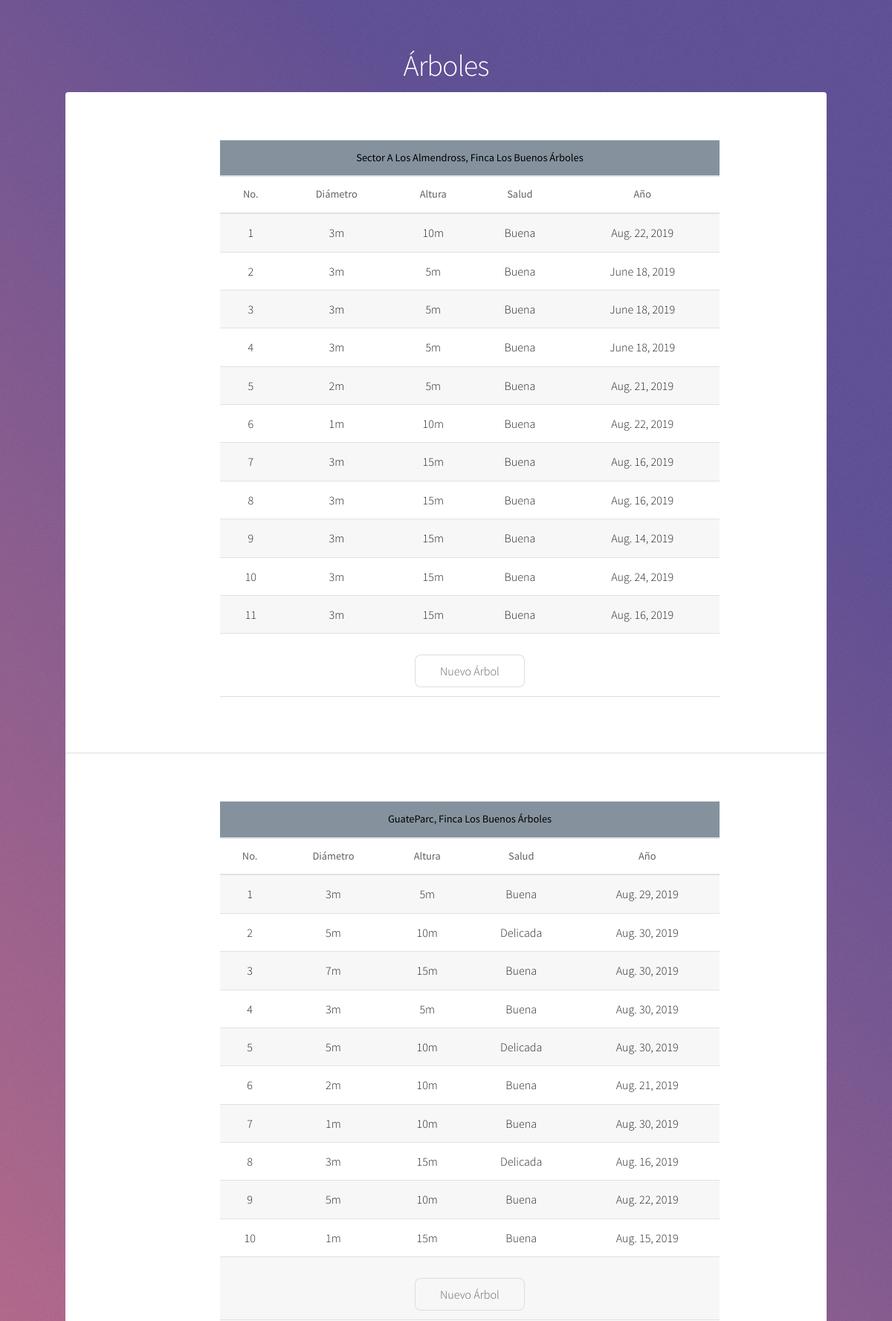
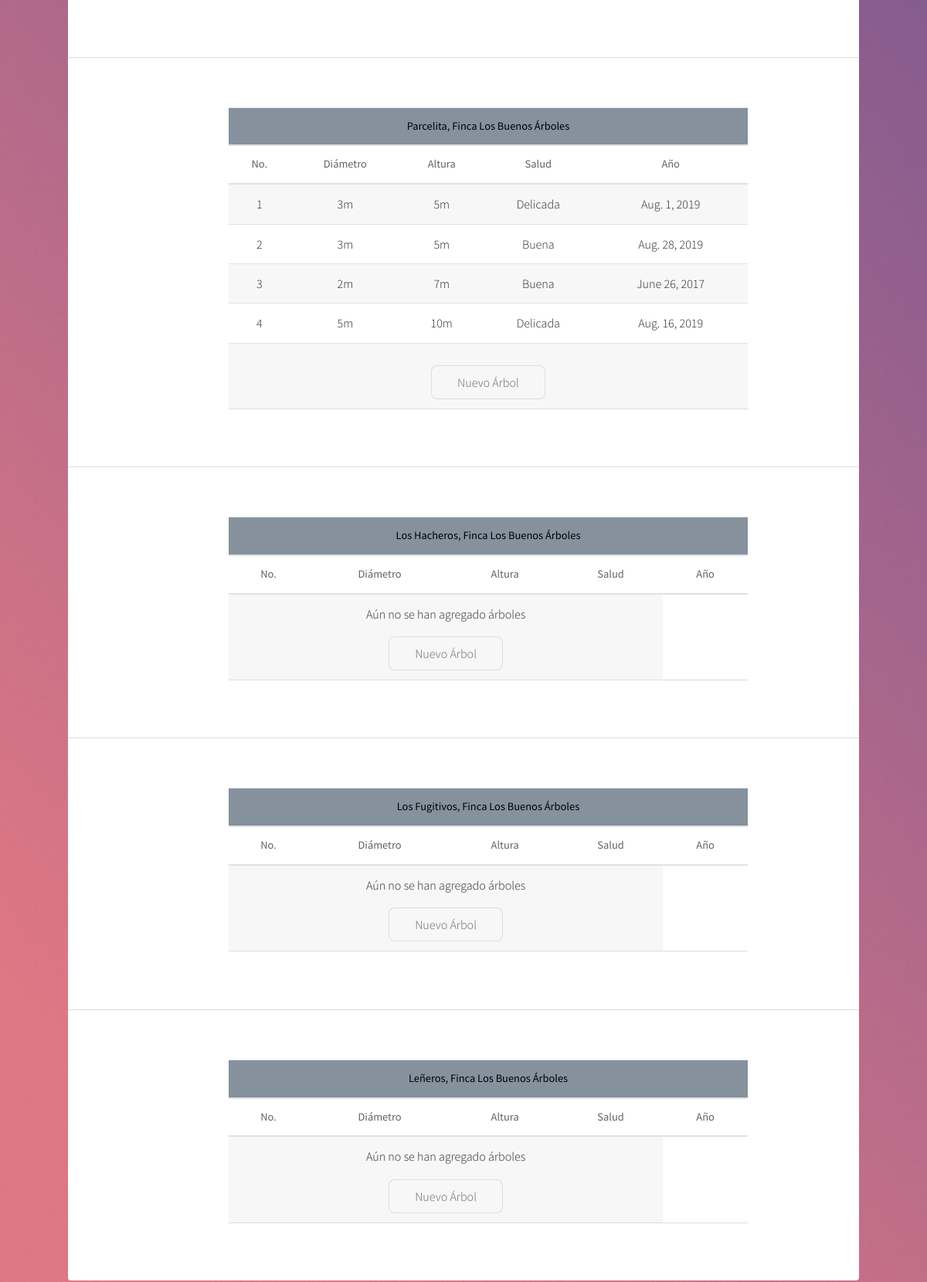
Screenshot of /estate/detail-tree-plot/1/ (upper part) with the database file from the repository (2 pictures, top to bottom).
### estate/models.py (models this page shows, shortened)
class Plot(models.Model):
    land = models.ForeignKey(Land, on_delete=models.CASCADE)
    name = models.CharField(max_length=100)
    latitude = models.CharField(max_length=100)
    length = models.CharField(max_length=100)

class Land(models.Model):
    name = models.CharField(max_length=100)
    country = models.CharField(max_length=100)
    region = models.CharField(max_length=100)

class Tree(models.Model):
    plot = models.ForeignKey(Plot, on_delete=models.CASCADE)
    diameter = models.CharField(max_length=100)
    height = models.CharField(max_length=100)
    health = models.CharField(max_length=100)
    year = models.DateField()

### estate/views.py (the view)
# urls.py: path('detail-tree-plot/<int:tree_pk>/', views.detail_tree_plot, name='detail-tree-plot'),
def detail_tree_plot(request, tree_pk):
    template = 'estate/detail_tree_plot.html'
    n_plots = Plot.objects.all()
    num_trees = Tree.objects.count()
    trees = []
    for plot_tree in n_plots:
        trees.append({
            'trees': Tree.objects.filter(plot=plot_tree.pk),
            'plot_name': plot_tree.name,
            'plot_land': plot_tree.land.name,
        })
    return render(request, template, {'trees': trees, 'num_tress': num_trees, 'tree_pk': tree_pk})

### estate/templates/estate/detail_tree_plot.html (shortened to what this page needs)
<!DOCTYPE HTML>
{% load static %}
<html>
	<head>
        <link rel="stylesheet" href="https://stackpath.bootstrapcdn.com/bootstrap/4.3.1/css/bootstrap.min.css">
		<link rel="stylesheet" href="{% static 'assets/css/main.css' %}" />
	</head>
	<body class="is-preload">
			<div id="wrapper">
					<header id="header">
						<h1>Árboles</h1>
					</header>
					<div id="main">
                        {% for tree in trees %}
							<section id="content" class="main">
                                <table class="table table-striped" style="width: 75%; align-items: center; margin-left: 9em;">
                                  <thead>
                                    <tr style="background-color: #85929E;">
                                      <th colspan="5" scope="col" style="text-align: center; color: black;">{{ tree.plot_name }}, {{ tree.plot_land }}</th>
                                    </tr>
                                    <tr>
                                        <th>No.</th>
                                        <th>Diámetro</th>
                                        <th>Altura</th>
                                        <th>Salud</th>
                                        <th>Año</th>
                                    </tr>
                                  </thead>
                                  <tbody>
                           {% if tree.trees %}
                                {% for tree_plot in tree.trees %}
                                    <tr>
                                      <td>{{ forloop.counter }}</td>
                                      <td>{{ tree_plot.diameter }}</td>
                                      <td>{{ tree_plot.height }}</td>
                                      <td>{{ tree_plot.health }}</td>
                                      <td>{{ tree_plot.year }}</td>
                                    </tr>
                                  {% endfor %}
                            <td colspan="5">
                                  <a href="{% url 'estate:new-tree-user' tree_pk %}" class="button" style="margin-top: 1em;">Nuevo Árbol</a>
                            </td>
                           {% else %}
                                <tr>
                                  <td colspan="4">Aún no se han agregado árboles
                                  <br><a href="{% url 'estate:new-tree-user' tree_pk %}" class="button" style="margin-top: 1em;">Nuevo Árbol</a>
                                  </td>
                                </tr>
                           {% endif %}
                                  </tbody>
                                </table>
                                <br>
                            </section>
                        {% endfor %}
					</div>
			</div>
	</body>
</html>

### estate/templates/estate/detail_tree_plot.html (style rules this page uses)
th, td { text-align: center !important; }

### rows the page displays
Plot: plot_name "Sector A Los Almendross"
Land: plot_land "Finca Los Buenos Árboles" "Finca Los Buenos Árboles" "Finca Los Buenos Árboles" "Finca Los Buenos Árboles" "Finca Los Buenos Árboles" "Finca Los Buenos Árboles"
Tree: diameter "3m", height "10m", health "Buena", year "Aug. 22, 2019"
Tree: diameter "3m", height "5m", health "Buena", year "June 18, 2019"
Tree: diameter "3m", height "5m", health "Buena", year "June 18, 2019"
Tree: diameter "3m", height "5m", health "Buena", year "June 18, 2019"
Tree: diameter "2m", height "5m", health "Buena", year "Aug. 21, 2019"
Tree: diameter "1m", height "10m", health "Buena", year "Aug. 22, 2019"
Tree: diameter "3m", height "15m", health "Buena", year "Aug. 16, 2019"
Tree: diameter "3m", height "15m", health "Buena", year "Aug. 16, 2019"
Tree: diameter "3m", height "15m", health "Buena", year "Aug. 14, 2019"
Tree: diameter "3m", height "15m", health "Buena", year "Aug. 24, 2019"
Tree: diameter "3m", height "15m", health "Buena", year "Aug. 16, 2019"
Plot: plot_name "GuateParc"
Tree: diameter "3m", height "5m", health "Buena", year "Aug. 29, 2019"
Tree: diameter "5m", height "10m", health "Delicada", year "Aug. 30, 2019"
Tree: diameter "7m", height "15m", health "Buena", year "Aug. 30, 2019"
Tree: diameter "3m", height "5m", health "Buena", year "Aug. 30, 2019"
Tree: diameter "5m", height "10m", health "Delicada", year "Aug. 30, 2019"
Tree: diameter "2m", height "10m", health "Buena", year "Aug. 21, 2019"
Tree: diameter "1m", height "10m", health "Buena", year "Aug. 30, 2019"
Tree: diameter "3m", height "15m", health "Delicada", year "Aug. 16, 2019"
Tree: diameter "5m", height "10m", health "Buena", year "Aug. 22, 2019"
Tree: diameter "1m", height "15m", health "Buena", year "Aug. 15, 2019"
Plot: plot_name "Parcelita"
Tree: diameter "3m", height "5m", health "Delicada", year "Aug. 1, 2019"
Tree: diameter "3m", height "5m", health "Buena", year "Aug. 28, 2019"
Tree: diameter "2m", height "7m", health "Buena", year "June 26, 2017"
Tree: diameter "5m", height "10m", health "Delicada", year "Aug. 16, 2019"
Plot: plot_name "Los Hacheros"
Plot: plot_name "Los Fugitivos"
Plot: plot_name "Leñeros"
